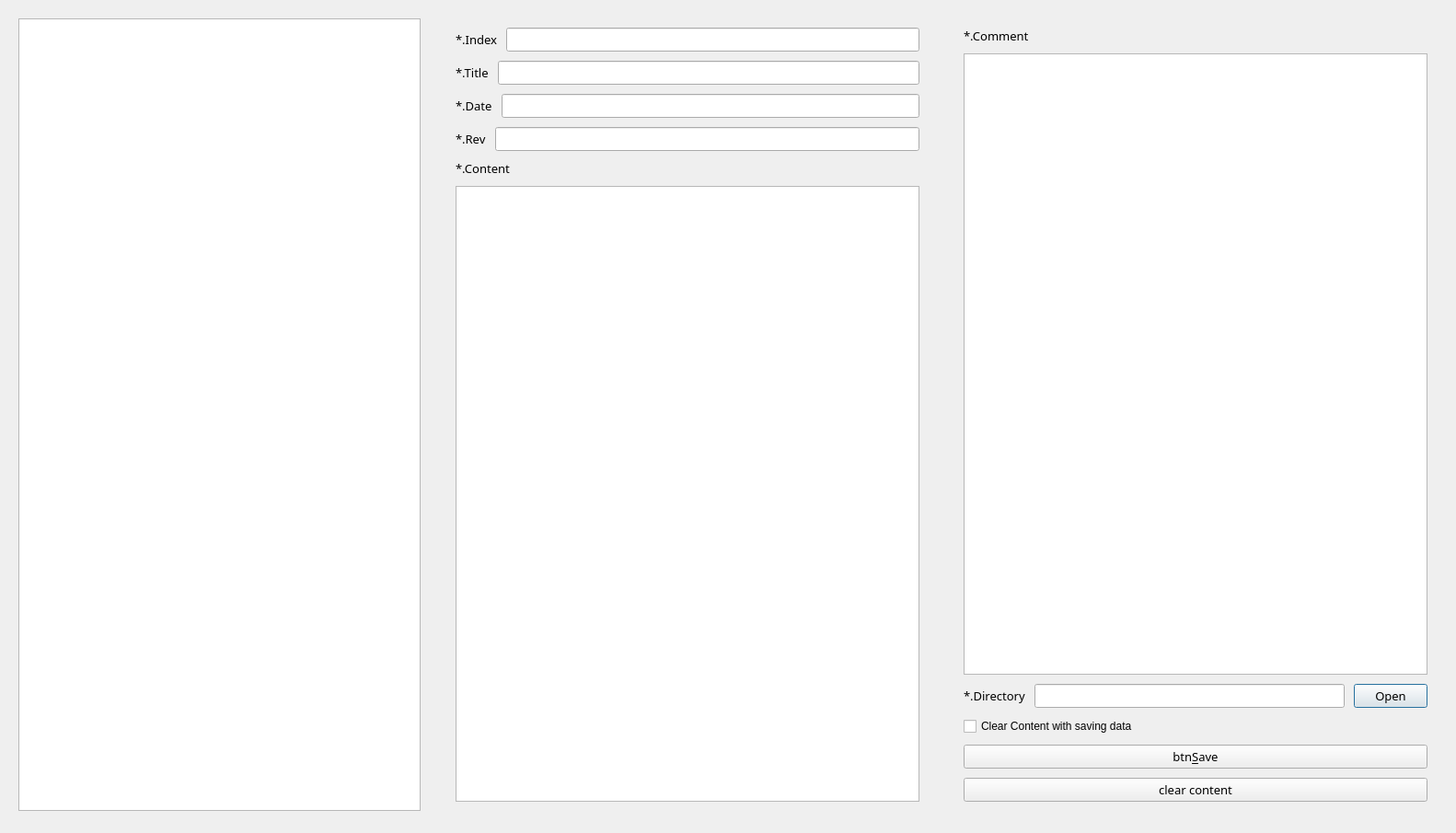
<?xml version="1.0" encoding="UTF-8"?>
<ui version="4.0">
 <class>DialogPoemInput</class>
 <widget class="QDialog" name="DialogPoemInput">
  <property name="geometry">
   <rect>
    <x>0</x>
    <y>0</y>
    <width>1582</width>
    <height>905</height>
   </rect>
  </property>
  <property name="windowTitle">
   <string>Dialog</string>
  </property>
  <widget class="QWidget" name="horizontalLayoutWidget">
   <property name="geometry">
    <rect>
     <x>10</x>
     <y>10</y>
     <width>1561</width>
     <height>881</height>
    </rect>
   </property>
   <layout class="QHBoxLayout" name="mainHLayout" stretch="20,1,24,1,24">
    <property name="sizeConstraint">
     <enum>QLayout::SetMaximumSize</enum>
    </property>
    <property name="leftMargin">
     <number>10</number>
    </property>
    <property name="topMargin">
     <number>10</number>
    </property>
    <property name="rightMargin">
     <number>10</number>
    </property>
    <property name="bottomMargin">
     <number>10</number>
    </property>
    <item>
     <widget class="QTreeView" name="treePoems">
      <attribute name="headerVisible">
       <bool>false</bool>
      </attribute>
     </widget>
    </item>
    <item>
     <spacer name="horizontalSpacer">
      <property name="orientation">
       <enum>Qt::Horizontal</enum>
      </property>
      <property name="sizeHint" stdset="0">
       <size>
        <width>40</width>
        <height>20</height>
       </size>
      </property>
     </spacer>
    </item>
    <item>
     <layout class="QVBoxLayout" name="verticalLayout" stretch="0,0,0,0,3">
      <property name="spacing">
       <number>10</number>
      </property>
      <property name="leftMargin">
       <number>10</number>
      </property>
      <property name="topMargin">
       <number>10</number>
      </property>
      <property name="rightMargin">
       <number>10</number>
      </property>
      <property name="bottomMargin">
       <number>10</number>
      </property>
      <item>
       <layout class="QHBoxLayout" name="horizontalLayout">
        <item>
         <widget class="QLabel" name="label">
          <property name="font">
           <font>
            <family>돋움</family>
            <pointsize>10</pointsize>
           </font>
          </property>
          <property name="text">
           <string>*.Index</string>
          </property>
         </widget>
        </item>
        <item>
         <widget class="QLineEdit" name="editNo">
          <property name="font">
           <font>
            <family>돋움</family>
            <pointsize>10</pointsize>
           </font>
          </property>
         </widget>
        </item>
       </layout>
      </item>
      <item>
       <layout class="QHBoxLayout" name="horizontalLayout_3">
        <item>
         <widget class="QLabel" name="label_4">
          <property name="font">
           <font>
            <family>돋움</family>
            <pointsize>10</pointsize>
           </font>
          </property>
          <property name="text">
           <string>*.Title</string>
          </property>
         </widget>
        </item>
        <item>
         <widget class="QLineEdit" name="editTitle">
          <property name="font">
           <font>
            <family>돋움</family>
            <pointsize>10</pointsize>
           </font>
          </property>
         </widget>
        </item>
       </layout>
      </item>
      <item>
       <layout class="QHBoxLayout" name="horizontalLayout_2">
        <item>
         <widget class="QLabel" name="label_2">
          <property name="font">
           <font>
            <family>돋움</family>
            <pointsize>10</pointsize>
           </font>
          </property>
          <property name="text">
           <string>*.Date</string>
          </property>
         </widget>
        </item>
        <item>
         <widget class="QLineEdit" name="editDate">
          <property name="font">
           <font>
            <family>돋움</family>
            <pointsize>10</pointsize>
           </font>
          </property>
         </widget>
        </item>
       </layout>
      </item>
      <item>
       <layout class="QHBoxLayout" name="horizontalLayout_4">
        <item>
         <widget class="QLabel" name="label_5">
          <property name="font">
           <font>
            <family>돋움</family>
            <pointsize>10</pointsize>
           </font>
          </property>
          <property name="text">
           <string>*.Rev</string>
          </property>
         </widget>
        </item>
        <item>
         <widget class="QLineEdit" name="editRev">
          <property name="font">
           <font>
            <family>돋움</family>
            <pointsize>10</pointsize>
           </font>
          </property>
         </widget>
        </item>
       </layout>
      </item>
      <item>
       <layout class="QVBoxLayout" name="verticalLayout_2">
        <item>
         <widget class="QLabel" name="label_3">
          <property name="font">
           <font>
            <family>돋움</family>
            <pointsize>10</pointsize>
           </font>
          </property>
          <property name="text">
           <string>*.Content</string>
          </property>
         </widget>
        </item>
        <item>
         <widget class="QTextEdit" name="editContent">
          <property name="font">
           <font>
            <family>돋움</family>
            <pointsize>10</pointsize>
           </font>
          </property>
         </widget>
        </item>
       </layout>
      </item>
     </layout>
    </item>
    <item>
     <spacer name="horizontalSpacer_2">
      <property name="orientation">
       <enum>Qt::Horizontal</enum>
      </property>
      <property name="sizeHint" stdset="0">
       <size>
        <width>40</width>
        <height>20</height>
       </size>
      </property>
     </spacer>
    </item>
    <item>
     <layout class="QVBoxLayout" name="verticalLayout_3" stretch="1,0,0,0,0">
      <property name="spacing">
       <number>10</number>
      </property>
      <property name="leftMargin">
       <number>10</number>
      </property>
      <property name="topMargin">
       <number>10</number>
      </property>
      <property name="rightMargin">
       <number>10</number>
      </property>
      <property name="bottomMargin">
       <number>10</number>
      </property>
      <item>
       <layout class="QVBoxLayout" name="verticalLayout_7">
        <item>
         <widget class="QLabel" name="label_13">
          <property name="font">
           <font>
            <family>돋움</family>
            <pointsize>10</pointsize>
           </font>
          </property>
          <property name="text">
           <string>*.Comment</string>
          </property>
         </widget>
        </item>
        <item>
         <widget class="QTextEdit" name="editComment">
          <property name="font">
           <font>
            <family>돋움</family>
            <pointsize>10</pointsize>
           </font>
          </property>
         </widget>
        </item>
       </layout>
      </item>
      <item>
       <layout class="QHBoxLayout" name="horizontalLayout_12">
        <item>
         <widget class="QLabel" name="label_14">
          <property name="font">
           <font>
            <family>돋움</family>
            <pointsize>10</pointsize>
           </font>
          </property>
          <property name="text">
           <string>*.Directory</string>
          </property>
         </widget>
        </item>
        <item>
         <widget class="QLineEdit" name="editDir">
          <property name="font">
           <font>
            <family>돋움</family>
            <pointsize>10</pointsize>
           </font>
          </property>
         </widget>
        </item>
        <item>
         <widget class="QPushButton" name="btnOpen">
          <property name="font">
           <font>
            <family>돋움</family>
            <pointsize>10</pointsize>
           </font>
          </property>
          <property name="text">
           <string>Open</string>
          </property>
         </widget>
        </item>
       </layout>
      </item>
      <item>
       <layout class="QHBoxLayout" name="horizontalLayout_13">
        <item>
         <widget class="QCheckBox" name="chkSaveAndClear">
          <property name="text">
           <string>Clear Content with saving data</string>
          </property>
         </widget>
        </item>
       </layout>
      </item>
      <item>
       <widget class="QPushButton" name="btnSave">
        <property name="font">
         <font>
          <family>돋움</family>
          <pointsize>10</pointsize>
         </font>
        </property>
        <property name="text">
         <string>btn&amp;Save</string>
        </property>
        <property name="shortcut">
         <string>Ctrl+S</string>
        </property>
       </widget>
      </item>
      <item>
       <widget class="QPushButton" name="btnClear">
        <property name="font">
         <font>
          <family>돋움</family>
          <pointsize>10</pointsize>
         </font>
        </property>
        <property name="text">
         <string>clear content</string>
        </property>
       </widget>
      </item>
     </layout>
    </item>
   </layout>
  </widget>
 </widget>
 <resources/>
 <connections/>
</ui>
